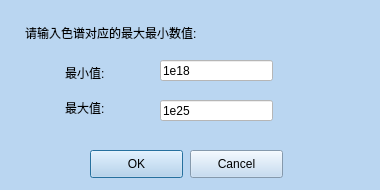
<?xml version="1.0" encoding="UTF-8"?>
<ui version="4.0">
 <class>ColorValueSetDlg</class>
 <widget class="QDialog" name="ColorValueSetDlg">
  <property name="geometry">
   <rect>
    <x>0</x>
    <y>0</y>
    <width>380</width>
    <height>190</height>
   </rect>
  </property>
  <property name="windowTitle">
   <string>色谱数组设置</string>
  </property>
  <property name="styleSheet">
   <string notr="true">background-color: rgb(186, 214, 241);</string>
  </property>
  <widget class="QLabel" name="label">
   <property name="geometry">
    <rect>
     <x>25</x>
     <y>25</y>
     <width>231</width>
     <height>16</height>
    </rect>
   </property>
   <property name="text">
    <string>请输入色谱对应的最大最小数值:</string>
   </property>
  </widget>
  <widget class="QLabel" name="label_2">
   <property name="geometry">
    <rect>
     <x>65</x>
     <y>65</y>
     <width>72</width>
     <height>15</height>
    </rect>
   </property>
   <property name="text">
    <string>最小值:</string>
   </property>
  </widget>
  <widget class="QLabel" name="label_3">
   <property name="geometry">
    <rect>
     <x>65</x>
     <y>100</y>
     <width>72</width>
     <height>15</height>
    </rect>
   </property>
   <property name="text">
    <string>最大值:</string>
   </property>
  </widget>
  <widget class="QLineEdit" name="minVal">
   <property name="geometry">
    <rect>
     <x>160</x>
     <y>60</y>
     <width>113</width>
     <height>21</height>
    </rect>
   </property>
   <property name="styleSheet">
    <string notr="true">background-color: rgb(255, 255, 255);</string>
   </property>
   <property name="text">
    <string>1e18</string>
   </property>
  </widget>
  <widget class="QLineEdit" name="maxVal">
   <property name="geometry">
    <rect>
     <x>160</x>
     <y>100</y>
     <width>113</width>
     <height>21</height>
    </rect>
   </property>
   <property name="styleSheet">
    <string notr="true">background-color: rgb(255, 255, 255);</string>
   </property>
   <property name="text">
    <string>1e25</string>
   </property>
  </widget>
  <widget class="QPushButton" name="onOK">
   <property name="geometry">
    <rect>
     <x>90</x>
     <y>150</y>
     <width>93</width>
     <height>28</height>
    </rect>
   </property>
   <property name="text">
    <string>OK</string>
   </property>
  </widget>
  <widget class="QPushButton" name="onCancel">
   <property name="geometry">
    <rect>
     <x>190</x>
     <y>150</y>
     <width>93</width>
     <height>28</height>
    </rect>
   </property>
   <property name="text">
    <string>Cancel</string>
   </property>
  </widget>
 </widget>
 <resources/>
 <connections/>
</ui>
